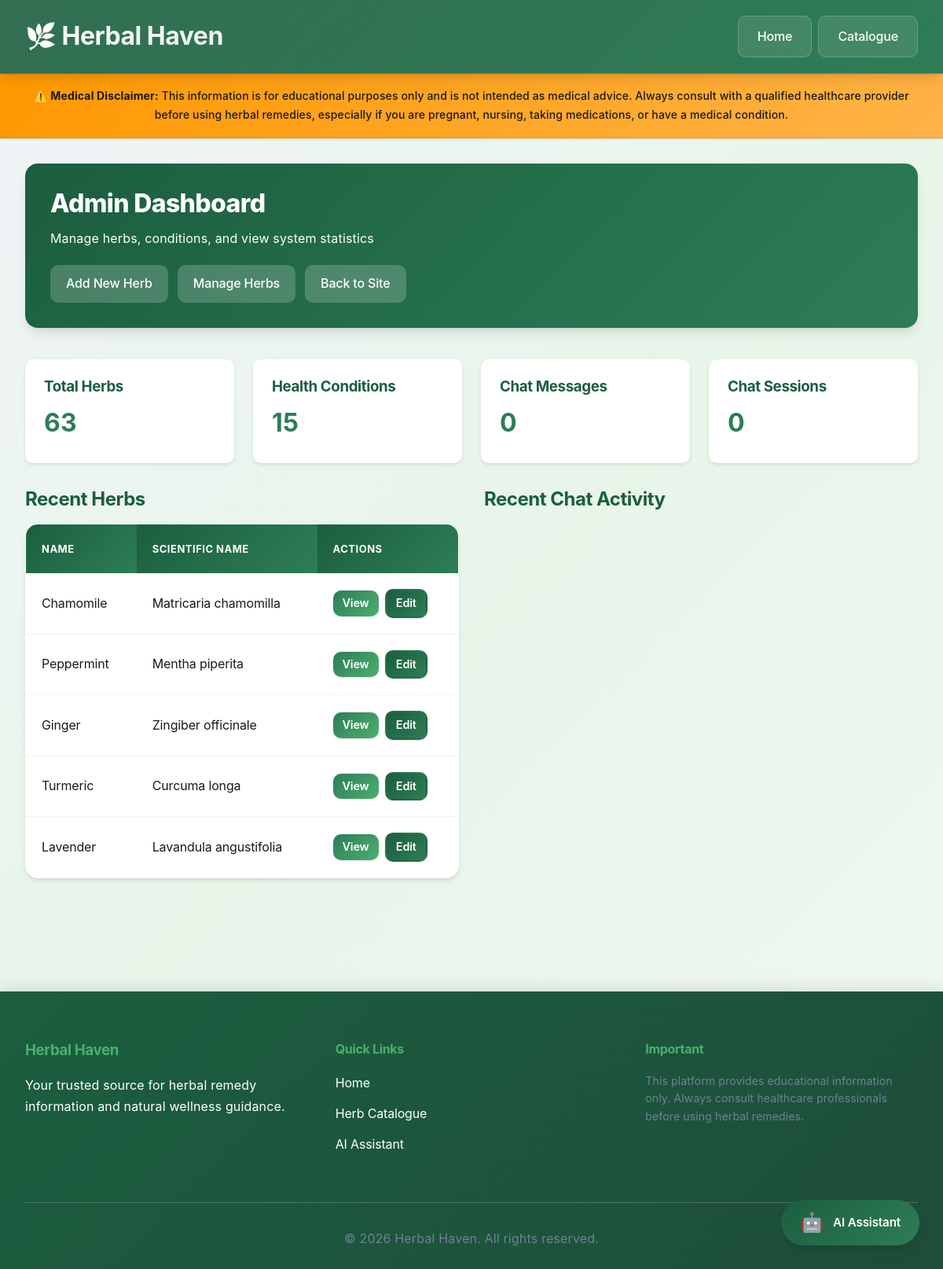
The app's page /admin/index.php with its own data.
### tables this page shows
CREATE TABLE IF NOT EXISTS herbs (
    id INT PRIMARY KEY AUTO_INCREMENT,
    name VARCHAR(100) NOT NULL,
    scientific_name VARCHAR(150),
    description TEXT,
    image_url VARCHAR(255),
    preparation_methods TEXT,
    dosage_info TEXT,
    safety_warnings TEXT,
    created_at TIMESTAMP DEFAULT CURRENT_TIMESTAMP,
    INDEX idx_name (name)
);

### admin/index.php (the view, shortened to what this page needs)
<?php
require_once __DIR__ . '/../includes/header.php';
$db = getDB();
$stmt = $db->query("SELECT COUNT(*) as count FROM herbs");
$herbCount = $stmt->fetch(PDO::FETCH_ASSOC)['count'];
$stmt = $db->query("SELECT COUNT(*) as count FROM health_conditions");
$conditionCount = $stmt->fetch(PDO::FETCH_ASSOC)['count'];
$stmt = $db->query("SELECT COUNT(*) as count FROM chat_history");
$chatCount = $stmt->fetch(PDO::FETCH_ASSOC)['count'];
$stmt = $db->query("SELECT COUNT(DISTINCT session_id) as count FROM chat_history");
$sessionCount = $stmt->fetch(PDO::FETCH_ASSOC)['count'];
$stmt = $db->query("SELECT * FROM herbs ORDER BY created_at DESC LIMIT 5");
$recentHerbs = $stmt->fetchAll(PDO::FETCH_ASSOC);
?>
<div class="container">
    <div class="admin-header">
        <h1>Admin Dashboard</h1>
        <p>Manage herbs, conditions, and view system statistics</p>
        <div class="admin-nav">
            <a href="<?php echo SITE_URL; ?>/admin/add-herb.php">Add New Herb</a>
            <a href="<?php echo SITE_URL; ?>/admin/manage-herbs.php">Manage Herbs</a>
            <a href="<?php echo SITE_URL; ?>/index.php">Back to Site</a>
        </div>
    </div>
    <div style="display: grid; grid-template-columns: repeat(auto-fit, minmax(250px, 1fr)); gap: 1.5rem; margin-bottom: 2rem;">
        <div style="background: var(--white); padding: 1.5rem; border-radius: 10px; box-shadow: 0 2px 4px rgba(0,0,0,0.1);">
            <h3 style="color: var(--primary-green); margin-bottom: 0.5rem;">Total Herbs</h3>
            <p style="font-size: 2rem; font-weight: bold; color: var(--secondary-green);"><?php echo $herbCount; ?></p>
        </div>
        <div style="background: var(--white); padding: 1.5rem; border-radius: 10px; box-shadow: 0 2px 4px rgba(0,0,0,0.1);">
            <h3 style="color: var(--primary-green); margin-bottom: 0.5rem;">Health Conditions</h3>
            <p style="font-size: 2rem; font-weight: bold; color: var(--secondary-green);"><?php echo $conditionCount; ?></p>
        </div>
        <div style="background: var(--white); padding: 1.5rem; border-radius: 10px; box-shadow: 0 2px 4px rgba(0,0,0,0.1);">
            <h3 style="color: var(--primary-green); margin-bottom: 0.5rem;">Chat Messages</h3>
            <p style="font-size: 2rem; font-weight: bold; color: var(--secondary-green);"><?php echo $chatCount; ?></p>
        </div>
        <div style="background: var(--white); padding: 1.5rem; border-radius: 10px; box-shadow: 0 2px 4px rgba(0,0,0,0.1);">
            <h3 style="color: var(--primary-green); margin-bottom: 0.5rem;">Chat Sessions</h3>
            <p style="font-size: 2rem; font-weight: bold; color: var(--secondary-green);"><?php echo $sessionCount; ?></p>
        </div>
    </div>
    <div style="display: grid; grid-template-columns: repeat(auto-fit, minmax(400px, 1fr)); gap: 2rem;">
        <div>
            <h2 style="color: var(--primary-green); margin-bottom: 1rem;">Recent Herbs</h2>
            <table class="admin-table">
                <thead>
                    <tr>
                        <th>Name</th>
                        <th>Scientific Name</th>
                        <th>Actions</th>
                    </tr>
                </thead>
                <tbody>
                    <?php foreach ($recentHerbs as $herb): ?>
                        <tr>
                            <td><?php echo htmlspecialchars($herb['name']); ?></td>
                            <td><?php echo htmlspecialchars($herb['scientific_name']); ?></td>
                            <td>
                                <a href="<?php echo SITE_URL; ?>/herb-detail.php?id=<?php echo $herb['id']; ?>" class="btn btn-secondary" style="padding: 0.25rem 0.75rem; font-size: 0.9rem;">View</a>
                                <a href="<?php echo SITE_URL; ?>/admin/manage-herbs.php?edit=<?php echo $herb['id']; ?>" class="btn btn-primary" style="padding: 0.25rem 0.75rem; font-size: 0.9rem; margin-left: 0.25rem;">Edit</a>
                            </td>
                        </tr>
                    <?php endforeach; ?>
                </tbody>
            </table>
        </div>
        <div>
            <h2 style="color: var(--primary-green); margin-bottom: 1rem;">Recent Chat Activity</h2>
        </div>
    </div>
</div>
<?php require_once __DIR__ . '/../includes/footer.php'; ?>

### css/style.css (style rules this page uses)
:root { --primary-green: #1B5E3F; --secondary-green: #2E7D57; --accent-green: #4CAF6F; --light-green: #E8F5E9; --bright-green: #66BB6A; --earth-brown: #8B6F47; --cream-beige: #F8F9FA; --white: #FFFFFF; --warning-orange: #FF9800; --alert-red: #F44336; --info-blue: #2196F3; --primary-text: #1A1A1A; --secondary-text: #4A5568; --light-text: #718096; --shadow-sm: 0 1px 3px rgba(0, 0, 0, 0.08), 0 1px 2px rgba(0, 0, 0, 0.06); --shadow-md: 0 4px 6px -1px rgba(0, 0, 0, 0.1), 0 2px 4px -1px rgba(0, 0, 0, 0.06); --shadow-lg: 0 10px 15px -3px rgba(0, 0, 0, 0.1), 0 4px 6px -2px rgba(0, 0, 0, 0.05); --shadow-xl: 0 20px 25px -5px rgba(0, 0, 0, 0.1), 0 10px 10px -5px rgba(0, 0, 0, 0.04); --shadow-2xl: 0 25px 50px -12px rgba(0, 0, 0, 0.25); --shadow-colored: 0 10px 30px -5px rgba(27, 94, 63, 0.3); --radius-sm: 6px; --radius-md: 10px; --radius-lg: 16px; --radius-xl: 24px; --radius-2xl: 32px; --radius-full: 9999px; --transition-fast: 150ms cubic-bezier(0.4, 0, 0.2, 1); --transition-base: 250ms cubic-bezier(0.4, 0, 0.2, 1); --transition-slow: 350ms cubic-bezier(0.4, 0, 0.2, 1); --transition-bounce: 400ms cubic-bezier(0.68, -0.55, 0.265, 1.55); --glass-bg: rgba(255, 255, 255, 0.7); --glass-border: rgba(255, 255, 255, 0.18); --glass-shadow: 0 8px 32px 0 rgba(31, 38, 135, 0.37); }
* { margin: 0; padding: 0; box-sizing: border-box; }
html { scroll-behavior: smooth; -webkit-text-size-adjust: 100%; -ms-text-size-adjust: 100%; }
body { font-family: -apple-system, BlinkMacSystemFont, 'Segoe UI', 'Roboto', 'Inter', 'Oxygen', 'Ubuntu', 'Cantarell', 'Fira Sans', 'Droid Sans', 'Helvetica Neue', sans-serif; line-height: 1.7; color: var(--primary-text); background: linear-gradient(135deg, #f0f4f8 0%, #e8f5e9 50%, #f1f8f4 100%); background-attachment: fixed; -webkit-font-smoothing: antialiased; -moz-osx-font-smoothing: grayscale; -webkit-tap-highlight-color: rgba(27, 94, 63, 0.15); touch-action: manipulation; font-size: 16px; letter-spacing: -0.01em; }
.container { max-width: 1200px; margin: 0 auto; padding: 0 clamp(1rem, 4vw, 2rem); }
.btn { display: inline-flex; align-items: center; justify-content: center; gap: 0.5rem; padding: 0.875rem 2rem; border: none; border-radius: var(--radius-md); font-size: 1rem; cursor: pointer; text-decoration: none; transition: all var(--transition-base); font-weight: 600; box-shadow: var(--shadow-sm); position: relative; overflow: hidden; }
.btn::before { content: ''; position: absolute; top: 50%; left: 50%; width: 0; height: 0; border-radius: 50%; background: rgba(255, 255, 255, 0.2); transform: translate(-50%, -50%); transition: width 0.6s, height 0.6s; }
.btn-primary { background: linear-gradient(135deg, var(--primary-green), var(--secondary-green)); color: var(--white); border: 2px solid transparent; }
.btn-secondary { background: linear-gradient(135deg, var(--secondary-green), var(--accent-green)); color: var(--white); }
.admin-header { background: linear-gradient(135deg, var(--primary-green), var(--secondary-green)); color: var(--white); padding: 2rem; border-radius: var(--radius-lg); margin-bottom: 2.5rem; box-shadow: var(--shadow-lg); }
.admin-header h1 { margin-bottom: 0.75rem; font-size: 2rem; font-weight: 800; }
.admin-nav { display: flex; gap: 0.75rem; margin-top: 1.25rem; flex-wrap: wrap; }
.admin-nav a { color: var(--white); text-decoration: none; padding: 0.625rem 1.25rem; background-color: rgba(255, 255, 255, 0.2); border-radius: var(--radius-md); transition: all var(--transition-base); font-weight: 500; backdrop-filter: blur(10px); }
.admin-table { width: 100%; border-collapse: collapse; background: var(--white); border-radius: var(--radius-lg); overflow: hidden; box-shadow: var(--shadow-md); margin-bottom: 2rem; border: 1px solid rgba(0, 0, 0, 0.05); }
.admin-table th { background: linear-gradient(135deg, var(--primary-green), var(--secondary-green)); color: var(--white); padding: 1.25rem; text-align: left; font-weight: 700; text-transform: uppercase; font-size: 0.8125rem; letter-spacing: 0.5px; }
.admin-table td { padding: 1.25rem; border-bottom: 1px solid rgba(0, 0, 0, 0.05); transition: background-color var(--transition-fast); }
.admin-table tr:last-child td { border-bottom: none; }
a, button, input, select, textarea { transition: all var(--transition-base); }
h1, h2, h3, h4, h5, h6 { font-weight: 700; letter-spacing: -0.02em; line-height: 1.2; }
p { letter-spacing: 0.01em; }

### records on screen
herbs: name "Chamomile", scientific_name "Matricaria chamomilla"
herbs: name "Peppermint", scientific_name "Mentha piperita"
herbs: name "Ginger", scientific_name "Zingiber officinale"
herbs: name "Turmeric", scientific_name "Curcuma longa"
herbs: name "Lavender", scientific_name "Lavandula angustifolia"

### other values on screen
$herbCount "63"
$conditionCount "15"
$chatCount "0"
$sessionCount "0"
